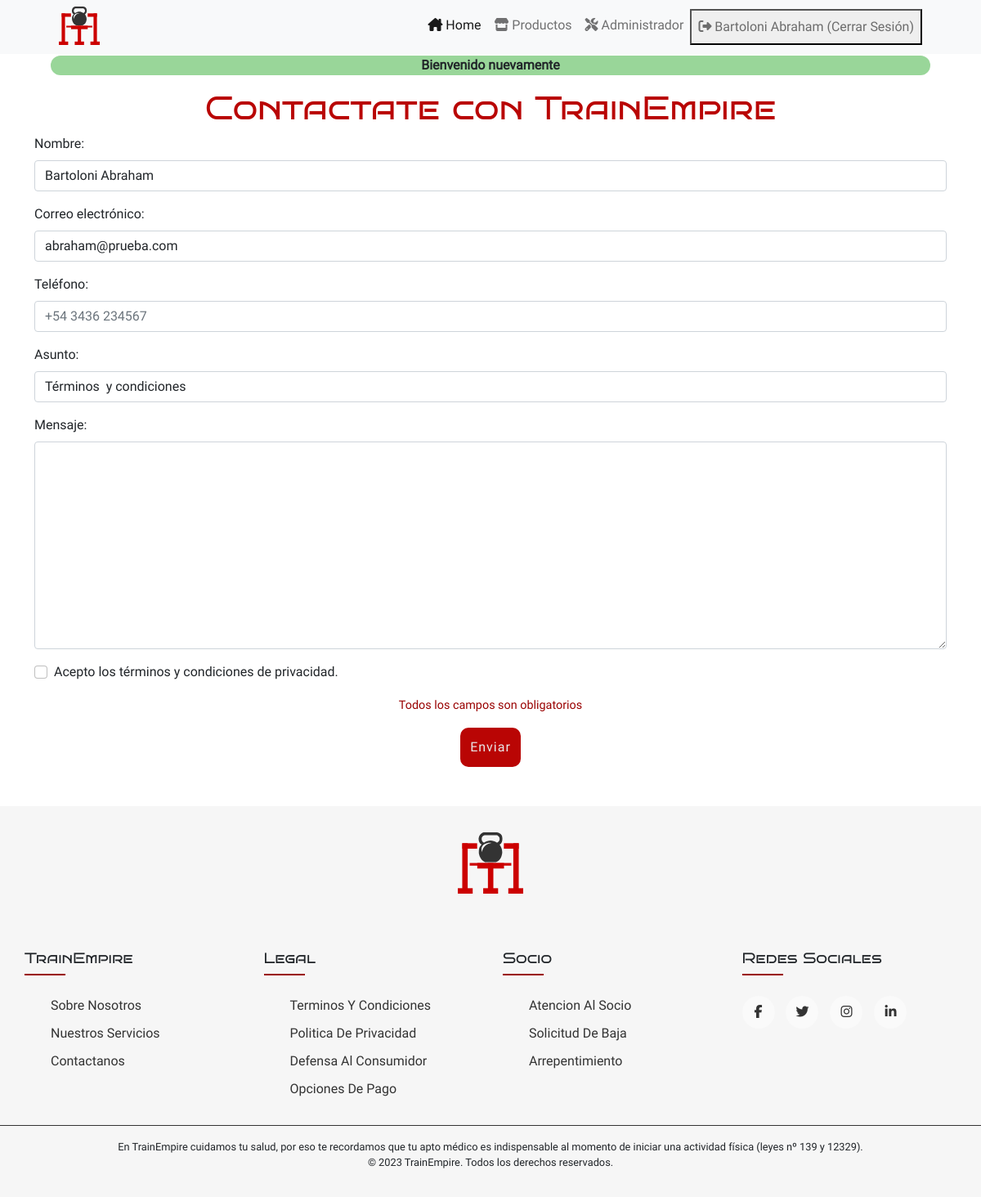
/sitio/index.php?s=contacto&c=tyc (signed in), run on the app's committed database.
### tables this page shows
CREATE TABLE `usuarios` (
  `id_usuarios` int(10) UNSIGNED NOT NULL,
  `roles_fk` int(10) UNSIGNED NOT NULL,
  `email` varchar(255) NOT NULL,
  `password` varchar(255) NOT NULL,
  `username` varchar(45) DEFAULT NULL,
  `imagen` varchar(255) DEFAULT NULL
);

### sitio/bootstrap/autoload.php (called while the page is built, shortened)
<?php
spl_autoload_register(function($nombreDeLaClase){
    $nombreDeLaClase = str_replace('\\', '/', $nombreDeLaClase);
    $rutaDeLaClase = __DIR__ . '/../clases/'. $nombreDeLaClase.'.php';
    $rutaDeLaClaseModelos = __DIR__ . '/../clases/modelos/'. $nombreDeLaClase.'.php';
    $rutaDeLaClaseAutenticacion = __DIR__ . '/../clases/autenticacion/'. $nombreDeLaClase.'.php';
});

### sitio/clases/autenticacion/Autenticacion.php (called while the page is built, shortened)
<?php
  require_once __DIR__ . '/../../bootstrap/autoload.php';
class Autenticacion{
    public function estaAutenticado():bool{
        return isset($_SESSION['id_usuarios']);
    }
    public function getUsuario(): ?Usuario{
        return (new Usuario)->porId($_SESSION['id_usuarios']);
    }
}

### sitio/clases/modelos/Modelo.php (called while the page is built, shortened)
<?php
require_once __DIR__ . '/../../bootstrap/autoload.php';
class Modelo{
    protected string $tabla = "";
    protected string $clavePrimaria = "";
    public function porId(int $id): ?static {
        $bd = BD::getConexion();
        $query = "SELECT * FROM " . $this->tabla . "
        WHERE " . $this->clavePrimaria . " = ?";
        $stmt = $bd->prepare($query);
        $stmt->execute([$id]);
        $stmt->setFetchMode(PDO::FETCH_CLASS, static::class);
        $instancia = $stmt->fetch();
        return $instancia;
    }
}

### sitio/clases/modelos/Usuario.php (called while the page is built, shortened)
<?php
class Usuario extends Modelo{
    private int $roles_fk;
    private string $email;
    private ?string $username;
    public function getRolFk(): int
    {
        return $this->roles_fk;
    }
    public function getEmail(): string
    {
        return $this->email;
    }
    public function getUsername(): ?string
    {
        return $this->username;
    }
}

### sitio/index.php (the view, shortened to what this page needs)
<?php
require_once __DIR__ . '/bootstrap/autoload.php';
  $vista = $_GET['s'] ?? 'home';
  $autenticacion = new Autenticacion();
?>
<!DOCTYPE html>
<html lang="es">
<head>
    <link rel="stylesheet" href="estilos.css">
    <link rel="stylesheet" href="css/bootstrap.min.css">
    <link rel="stylesheet" type="text/css" href="https://cdnjs.cloudflare.com/ajax/libs/font-awesome/5.15.1/css/all.min.css">
</head>
<body>
  <nav class="navbar navbar-expand-lg navbar-light bg-light">
    <div class="container-fluid">
      <span>TrainEmpire</span>
      <div class="collapse navbar-collapse" id="navbarNav">
        <ul class="navbar-nav ms-auto">
          <li class="nav-item">
            <a class="nav-link active" aria-current="page" href="index.php?s=home"><i class="fa-solid fa-house-chimney"></i> Home</a>
          </li>
          <li class="nav-item">
            <a class="nav-link" href="index.php?s=productos"><i class="fa-solid fa-store"></i> Productos</a>
          </li>
          <?php if($autenticacion->estaAutenticado()):?>
            <?php if($autenticacion->getUsuario()->getRolFk() === 3):?>
              <li class="nav-item">
                <a class="nav-link" href="index.php?s=carrito"><i class="fa-solid fa-cart-shopping"></i> Carrito</a>
              </li>
            <?php else:?>
              <li class="nav-item">
                <a class="nav-link" href="admin/index.php?s=dashboard"><i class="fa-solid fa-screwdriver-wrench"></i> Administrador</a>
              </li>
            <?php endif;?>
            <?php if($autenticacion->getUsuario()->getRolFk() === 2):?>
              <li class="nav-item">
                <a class="nav-link" href="index.php?s=perfil">               <i class="fa-solid fa-address-card"></i> Tu perfil</a>
              </li>
            <?php endif;?>
            <li class="nav-item">
              <form action="acciones/cerrar-sesion.php" method="post">
                <button type="submit" class="nav-link"><i class="fa-solid fa-right-from-bracket"></i> <?= $autenticacion->getUsuario()->getUsername()?$autenticacion->getUsuario()->getUsername():$autenticacion->getUsuario()->getEmail();?> (Cerrar Sesión)</button>
              </form>
            </li>
          <?php else:?>
            <li class="nav-item">
              <a class="nav-link" href="index.php?s=login"><i class="fa-solid fa-right-to-bracket"></i> Iniciar sesion</a>
            </li>
          <?php endif;?>
        </ul>
      </div>
    </div>
  </nav>
  <main class="container">
  <?php
        if(isset($_SESSION['mensajeExito'])):
        ?>
        <div class="msg-exito mb-3"><?= $_SESSION['mensajeExito']; ?></div>
        <?php
        endif;
        ?>
        <?php
        require_once __DIR__ . '/secciones/' . $vista . '.php';
        ?>
  </main>
  <footer class="footer">
    <h2 class="logo">TrainEmpire</h2>
     <div class="contenedor">
      <div class="footer-row">
        <div class="footer-col">
          <h3>TrainEmpire</h3>
          <ul>
            <li><a href="#">Sobre nosotros</a></li>
            <li><a href="#">Nuestros servicios</a></li>
            <li><a href="index.php?s=contacto">Contactanos</a></li>
          </ul>
        </div>
        <div class="footer-col">
          <h3>Legal</h3>
          <ul>
            <li><a href="index.php?s=contacto&c=tyc">Terminos y condiciones</a></li>
            <li><a href="#">Politica de privacidad</a></li>
            <li><a href="index.php?s=contacto&c=dac">Defensa al consumidor</a></li>
            <li><a href="#">Opciones de pago</a></li>
          </ul>
        </div>
        <div class="footer-col">
          <h3>Socio</h3>
          <ul>
            <li><a href="#">Atencion al socio</a></li>
            <li><a href="#">Solicitud de baja</a></li>
            <li><a href="#">Arrepentimiento</a></li>
          </ul>
        </div>
        <div class="footer-col">
          <h3>Redes sociales</h3>
          <div class="social-links">
            <a href="https://www.facebook.com" target="_blank"><i class="fab fa-facebook-f"></i></a>
            <a  href="https://www.twitter.com" target="_blank"><i class="fab fa-twitter"></i></a>
            <a  href="https://www.instagram.com" target="_blank"><i class="fab fa-instagram"></i></a>
            <a  href="https://www.linkedin.com" target="_blank"><i class="fab fa-linkedin-in"></i></a>
          </div>
        </div>
      </div>
     </div>
     <div>
      <p>
        En TrainEmpire cuidamos tu salud, por eso te recordamos que tu apto médico es indispensable al momento de iniciar una actividad física (leyes nº 139 y 12329).
      </p>
      <p>
      &copy; 2023 TrainEmpire. Todos los derechos reservados.
      </p>
    </div>
  </footer>
</body>
</html>

### sitio/secciones/contacto.php (shortened to what this page needs)
<?php
$asunto = $_GET['c']??'';
$autenticacion = (new Autenticacion);
if ($autenticacion->estaAutenticado()) {
  $usuario = $autenticacion->getUsuario();
}else{
  $usuario = false;
}
if ($asunto === 'tyc') {
  $asunto = 'Términos  y condiciones';
}elseif ($asunto === 'dac') {
  $asunto = 'Defensa al consumidor';
}
?>
<section>
<h1>Contactate con TrainEmpire</h1>
<form action="index.php" method="post" class="row g-3">
  <div class="col-md-12">
    <label class="form-label" for="nombre">Nombre:</label>
    <input type="text"
            id="nombre"
            name="nombre"
            placeholder="Ejemplo: Juan Pérez"
            class="form-control"
            required
            value="<?=$usuario ? ($usuario->getUsername() ? $usuario->getUsername() : '') : '';?>">
  </div>
  <div class="col-md-12">
    <label class="form-label" for="email">Correo electrónico:</label>
    <input type="email"
            id="email"
            name="email"
            placeholder="Ejemplo: ejemplo@dominio.com"
            class="form-control"
            required
            value="<?=$usuario ? ($usuario->getEmail() ? $usuario->getEmail() : '') : '';?>">
  </div>
  <div class="col-md-12">
    <label class="form-label" for="telefono">Teléfono:</label>
    <input type="tel" id="telefono" name="telefono" placeholder="+54 3436 234567" class="form-control" required>
  </div>
  <div class="col-md-12">
    <label for="asunto" class="form-label">Asunto:</label>
    <input type="text"
            class="form-control"
            require
            id="asunto"
            name="asunto"
            placeholder="Ejemplo: Consulta sobre planificaciones"
            value="<?=$asunto; ?>">
  </div>
  <div class="col-md-12">
    <label for="mensaje" class="form-label">Mensaje:</label>
    <textarea name="mensaje" id="mensaje" cols="30" rows="10" class="form-control"></textarea>
  </div>
  <div class="col-md-12">
    <div class="form-check">
      <input class="form-check-input" type="checkbox" value="1" id="privacidad" name="privacidad" required>
      <label class="form-check-label" for="privacidad">
        Acepto los términos y condiciones de privacidad.
      </label>
    </div>
  </div>
  <div class="col-md-12 text-center">
    <p class="opcional">Todos los campos son obligatorios</p>
    <button type="submit" class="btn-contacto">Enviar</button>
  </div>
</form>
</section>

### sitio/estilos.css (style rules this page uses)
:root { --color-primario: #e8e8e8; --color-primario2: #f6f6f6; --color-secundario: #990100; --color-secundario2:#b90504; --color-terciario: #333333; --tamano-fuente-grande: 4rem; --tamano-fuente-media: 1.5rem; --tamano-fuente-chica: 1rem; }
* { margin: 0; padding: 0; font-family: 'Roboto-Regular',Arial, Helvetica, sans-serif; scroll-behavior: smooth; -webkit-box-sizing: border-box; box-sizing: border-box; }
body { background-color: var(--color-primario); color: var(--color-terciario); }
body { overflow: hidden; }
body { overflow: auto; }
main { min-height: 43vh; }
nav>.container-fluid>span { margin-left: 5vw; display: block; height: 50px; width: 50px; background-image: url('assets/tp1_logo.svg'); background-repeat: no-repeat; text-indent: -9999em; }
nav ul { margin-right: 5vw ; }
.btn-contacto { border: 2px solid rgba(255,255,255,0.0); display: inline; color: var(--color-primario); padding: 10px; background-color: var(--color-secundario2); -webkit-border-radius: 10px; border-radius: 10px; margin-bottom: 4vh; text-decoration: none; letter-spacing: 1px; transition: all .5s; }
h1 { text-align: center; color: var(--color-secundario2); font-weight: bolder; font-family: 'Bruno Ace SC',Arial, Helvetica, sans-serif; }
h2 { font-size: var(--tamano-fuente-media); text-align: center; font-family: 'Bruno Ace SC',Arial, Helvetica, sans-serif }
h3 { font-family: 'Bruno Ace SC',Arial, Helvetica, sans-serif }
.opcional { font-size: .9em; color: #990100; }
.contenedor { max-width: 1170px; margin:auto; }
.footer-row { display: flex; flex-wrap: wrap; }
ul { list-style: none; }
.footer { background-color: var(--color-primario2); padding: 2em 0; margin-top: 1em; }
.footer-col { width: 25%; padding: 0 15px; }
.footer-col h3 { font-size: 18px; text-transform: capitalize; margin-bottom: 35px; font-weight: 500; position: relative; }
.footer-col h3::before { content: ''; position: absolute; left:0; bottom: -10px; background-color: var(--color-secundario); height: 2px; box-sizing: border-box; width: 50px; }
.footer-col ul li:not(:last-child) { margin-bottom: 10px; }
.footer-col ul li a { font-size: 16px; text-transform: capitalize; text-decoration: none; font-weight: 300; color: var(--color-terciario); display: block; transition: all 0.3s ease; }
.footer-col .social-links a { display: inline-block; height: 40px; width: 40px; background-color: rgba(255,255,255,0.4); margin:0 10px 10px 0; text-align: center; line-height: 40px; border-radius: 50%; color: var(--color-terciario); transition: all 0.5s ease; }
.logo { display: block; height: 80px; width: 80px; background-image: url('assets/tp1_logo.svg'); background-repeat: no-repeat; text-indent: -9999em; margin: 0 auto 2em; }
footer>div:last-of-type { border-top: 1px solid var(--color-terciario); padding-top: 2vh; margin-top: 2vh; }
footer>div:last-of-type p { margin: auto; text-align: center; font-size: .8em; }
.msg-error,.msg-exito { font-weight: bolder; text-align: center; border-radius: 25px; margin: 2px 20px; }
.msg-exito { background: #00990166; }

### data on the page
usuarios: username "Bartoloni Abraham", nombre "Bartoloni Abraham", email "abraham@prueba.com"

### other printed values
$_SESSION['mensajeExito'] "Bienvenido nuevamente"
